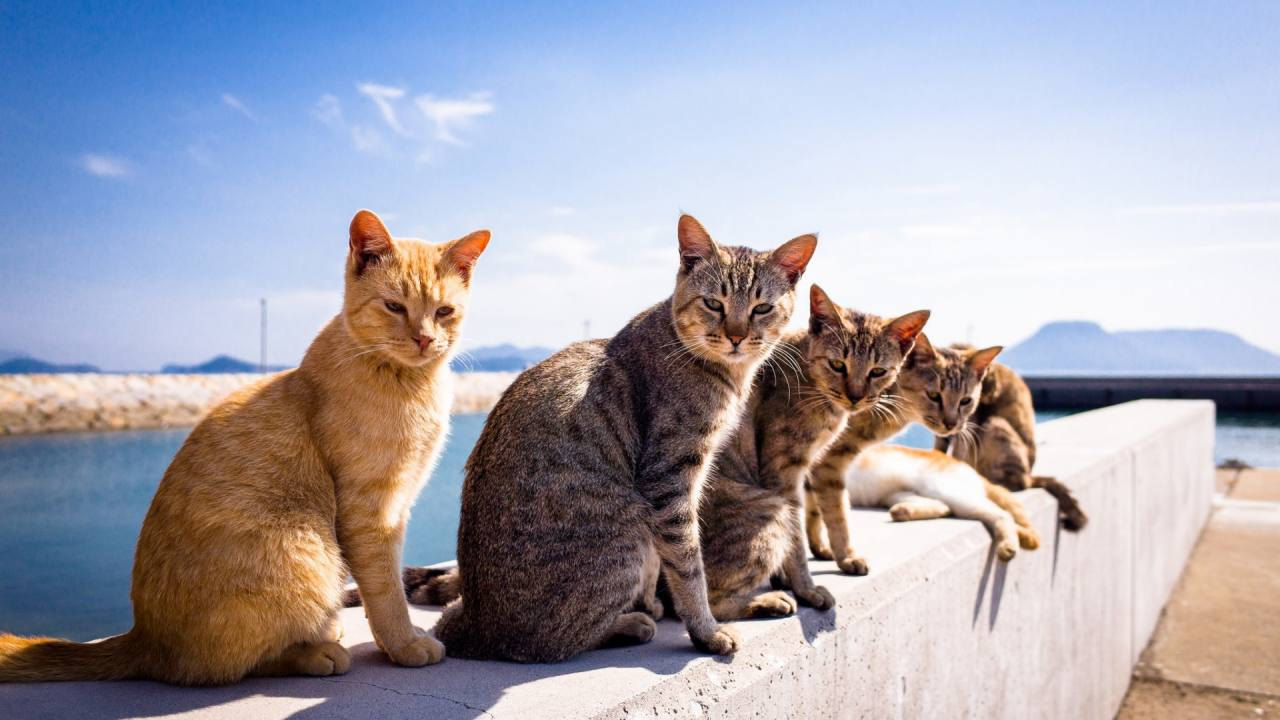
#> input picture 微实例7.6 图像的轮廓获取/test.jpg, 1280 x 720 px
$ python '微实例7.6_图像的轮廓获取.py'
#> lines starting #> are read from the running program, lines starting #| are printed output that depends on the picture
from PIL import Image
from PIL import ImageFilter
im = Image.open("test.jpg")
#> im is the input picture: PIL image 1280x720 RGB; mean R, G, B 165.1, 163.4, 174.5
om = im.filter(ImageFilter.CONTOUR)
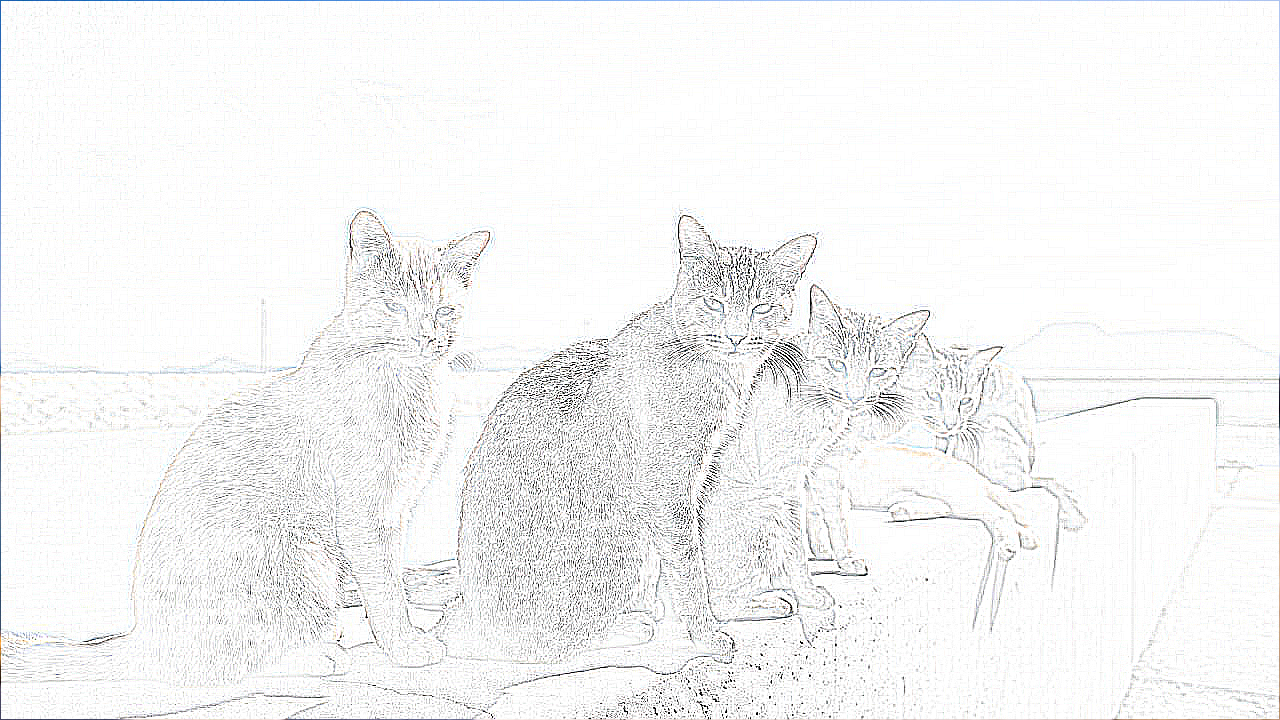
#> om: PIL image 1280x720 RGB; mean R, G, B 244.6, 244.8, 244.7
om.save("new.jpg")
print("轮廓获取成功")
